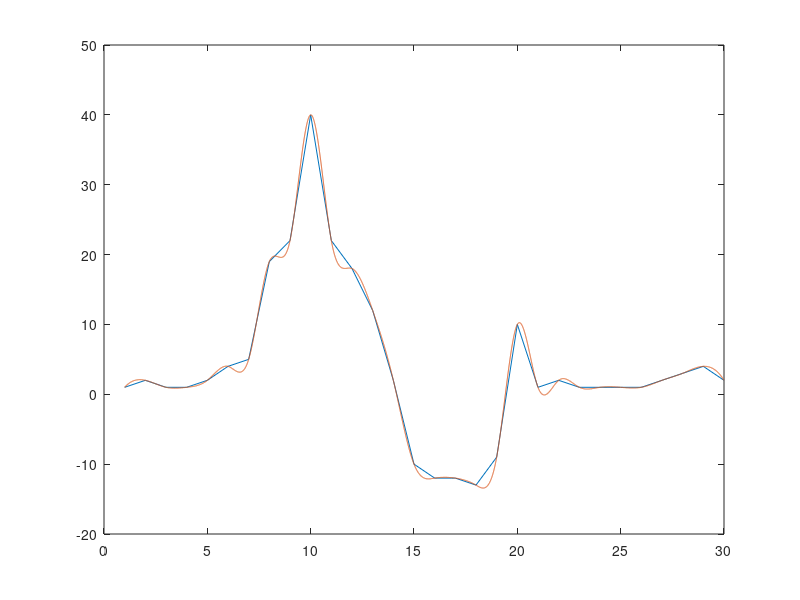

Here is the MATLAB script that generated this plot:
function new_w = Respline_cowen(w, n_samples)
%function new_w = Respline_cowen(w, n_samples)
% FAST SPLINE
% Taken and modified from Kleinfeld UltraMegaSort - modded by Cowen
% generate values around new alignment point using spline interpolation
% Fast interpolation.
%   num_spikes = size(w,1);
%   num_samples = size(w,2);
% up or downsamples the original sampling from the cols in w to n_samples
% points.
%
% NOTE - it seems to generate strange and non-existent troughs in the data.
%   - it's proabably fine for identifying half-width and peak-to-trough,
%   but may be sketchy for other measures.
%
if nargin == 0 % Sample for testing
    n_samples = 10000;
    w = [1 2 1 1 2 4 5 19 22 40 22 18 12 2 -10 -12 -12 -13 -9 10 1 2 1 1 1 1 2 3 4 2 ]
    w = [w;w;w;w]
    %new_inds = 1:1000;
    old_inds = 1:size(w,2);
end
new_inds = linspace(1,size(w,2),n_samples);


num_spikes = size(w,1);
num_samples = size(w,2);

pp = spline(1:num_samples, w);
%pp.order = 3; Cant change this - gets really funky.
% the efficient way to call spline is on a single vector rather than
% on a stack.  so we are going to concatenate all the waveforms together
% with zeros in between
pp.coefs = reshape(pp.coefs, num_spikes, num_samples-1, []);
pp.coefs = permute(pp.coefs, [2 1 3]);
padzeros = zeros(1,num_spikes, 4);
pp.coefs = cat(1, pp.coefs, padzeros);
pp.coefs(num_samples,:,4) = w(:,end)';
pp.coefs = reshape(pp.coefs, [], 4);
pp.pieces = num_spikes*num_samples;
pp.dim = 1;
pp.breaks = [1:(pp.pieces+1)];

% evaluate spline at the locations of the new waveforms
new_w = ppval(pp, new_inds);

if nargin == 0
    figure
    plot(old_inds,w(1,:),new_inds,new_w(1,:))
end